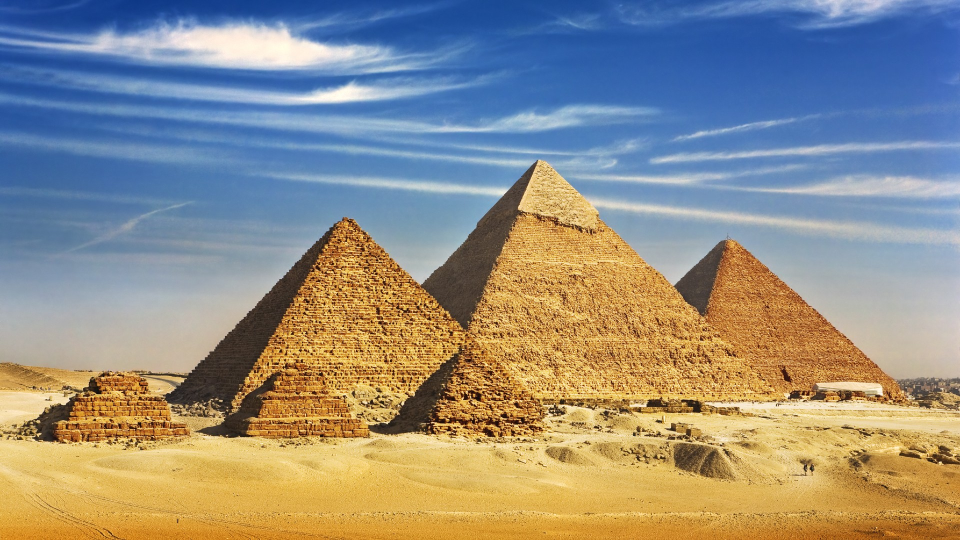
#> input picture Task5(OpenCV)/pyramid.jpg, 1920 x 1080 px, found by its file name (shown at 1/2 size)
$ jupyter execute 'Histograms Equalization.ipynb'
#> lines starting #> are read from the running program, lines starting #| are printed output that depends on the picture
[cell 1]
import cv2
import numpy as np
import matplotlib.pyplot as plt

[cell 2]
img = cv2.imread('D:\open CV\pyramid.jpg', 0)
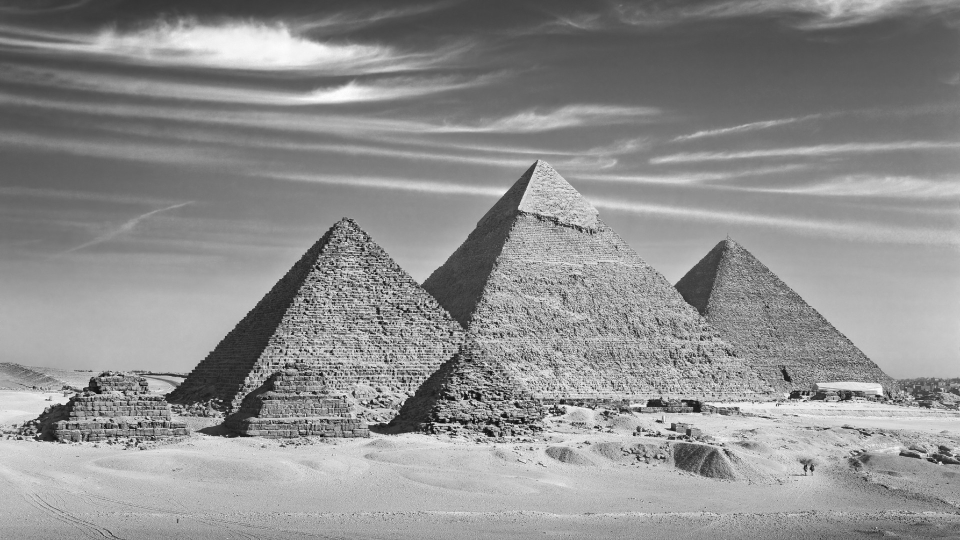
#> img: shape (1080, 1920) (shown at 1/2 size); min 0, max 255, mean 143.1
equ = cv2.equalizeHist(img)
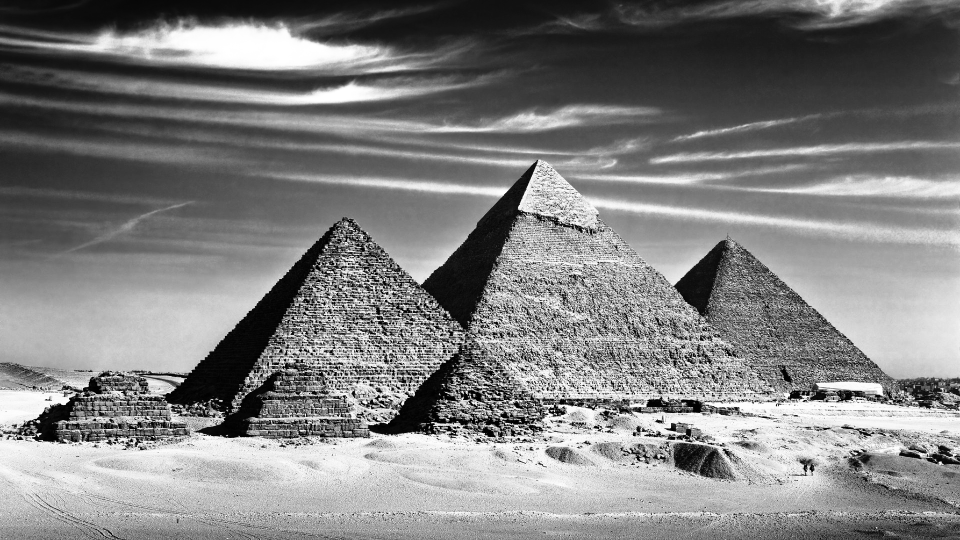
#> equ: shape (1080, 1920) (shown at 1/2 size); min 0, max 255, mean 128.3
res = np.hstack((img, equ))
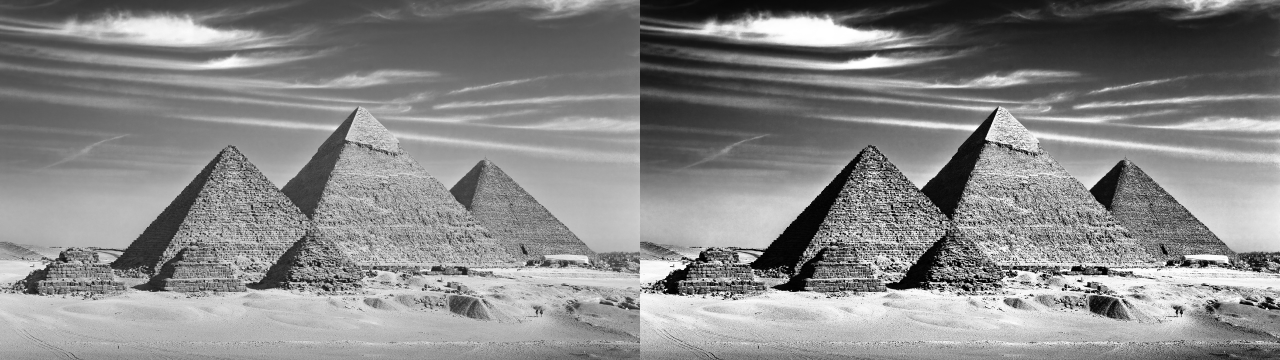
#> res: shape (1080, 3840) (shown at 1/3 size); min 0, max 255, mean 135.7

$ run again, with Task5(OpenCV)/cat.jpg copied over Task5(OpenCV)/pyramid.jpg
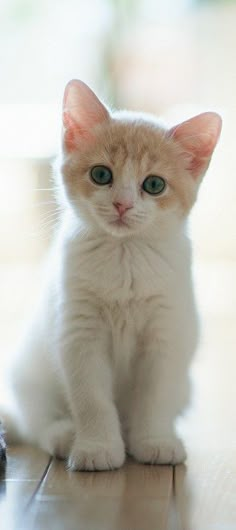
#> input picture Task5(OpenCV)/cat.jpg, 236 x 530 px, found by its file name
#> `equ = cv2.equalizeHist(img)`:
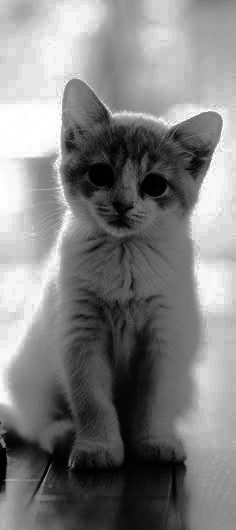
#> equ: shape (530, 236); min 0, max 255, mean 128.9
#> `res = np.hstack((img, equ))`:
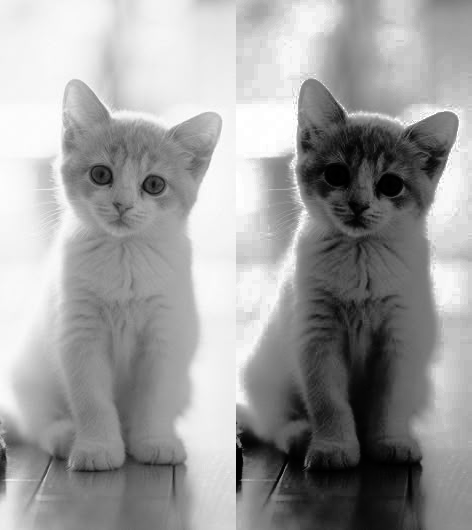
#> res: shape (530, 472); min 0, max 255, mean 157.5

$ run again, with Task5(OpenCV)/kitty.jpeg copied over Task5(OpenCV)/pyramid.jpg
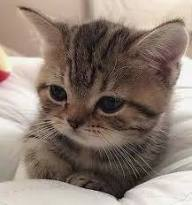
#> input picture Task5(OpenCV)/kitty.jpeg, 192 x 205 px, found by its file name
#> `equ = cv2.equalizeHist(img)`:
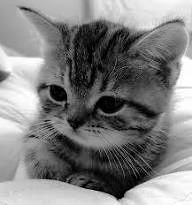
#> equ: shape (205, 192); min 0, max 255, mean 128.1
#> `res = np.hstack((img, equ))`:
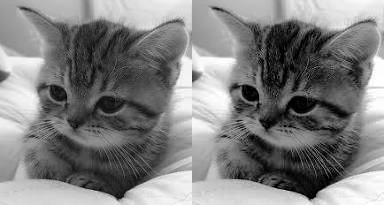
#> res: shape (205, 384); min 0, max 255, mean 128.7
